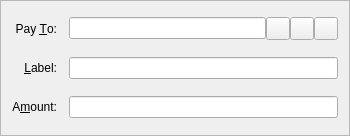
<?xml version="1.0" encoding="UTF-8"?>
<ui version="4.0">
 <class>SendCoinsEntry</class>
 <widget class="QFrame" name="SendCoinsEntry">
  <property name="geometry">
   <rect>
    <x>0</x>
    <y>0</y>
    <width>350</width>
    <height>136</height>
   </rect>
  </property>
  <property name="windowTitle">
   <string>Form</string>
  </property>
  <property name="frameShape">
   <enum>QFrame::StyledPanel</enum>
  </property>
  <property name="frameShadow">
   <enum>QFrame::Sunken</enum>
  </property>
  <layout class="QGridLayout" name="gridLayout">
   <property name="spacing">
    <number>12</number>
   </property>
   <item row="5" column="0">
    <widget class="QLabel" name="label">
     <property name="text">
      <string>A&amp;mount:</string>
     </property>
     <property name="alignment">
      <set>Qt::AlignRight|Qt::AlignTrailing|Qt::AlignVCenter</set>
     </property>
     <property name="buddy">
      <cstring>payAmount</cstring>
     </property>
    </widget>
   </item>
   <item row="3" column="0">
    <widget class="QLabel" name="label_2">
     <property name="text">
      <string>Pay &amp;To:</string>
     </property>
     <property name="alignment">
      <set>Qt::AlignRight|Qt::AlignTrailing|Qt::AlignVCenter</set>
     </property>
     <property name="buddy">
      <cstring>payTo</cstring>
     </property>
    </widget>
   </item>
   <item row="5" column="1">
    <widget class="BitcoinAmountField" name="payAmount"/>
   </item>
   <item row="4" column="0">
    <widget class="QLabel" name="label_4">
     <property name="text">
      <string>&amp;Label:</string>
     </property>
     <property name="alignment">
      <set>Qt::AlignRight|Qt::AlignTrailing|Qt::AlignVCenter</set>
     </property>
     <property name="buddy">
      <cstring>addAsLabel</cstring>
     </property>
    </widget>
   </item>
   <item row="3" column="1">
    <layout class="QHBoxLayout" name="payToLayout">
     <property name="spacing">
      <number>0</number>
     </property>
     <item>
      <widget class="QValidatedLineEdit" name="payTo">
       <property name="toolTip">
        <string>The address to send the payment to (e.g. MasterMintExampLeAddressXXXXXeAMYK)</string>
       </property>
       <property name="maxLength">
        <number>80</number>
       </property>
      </widget>
     </item>
     <item>
      <widget class="QToolButton" name="addressBookButton">
       <property name="toolTip">
        <string>Choose address from address book</string>
       </property>
       <property name="text">
        <string/>
       </property>
       <property name="icon">
        <iconset resource="../bitcoin.qrc">
         <normaloff>:/icons/address-book</normaloff>:/icons/address-book</iconset>
       </property>
       <property name="shortcut">
        <string>Alt+A</string>
       </property>
      </widget>
     </item>
     <item>
      <widget class="QToolButton" name="pasteButton">
       <property name="toolTip">
        <string>Paste address from clipboard</string>
       </property>
       <property name="text">
        <string/>
       </property>
       <property name="icon">
        <iconset resource="../bitcoin.qrc">
         <normaloff>:/icons/editpaste</normaloff>:/icons/editpaste</iconset>
       </property>
       <property name="shortcut">
        <string>Alt+P</string>
       </property>
      </widget>
     </item>
     <item>
      <widget class="QToolButton" name="deleteButton">
       <property name="toolTip">
        <string>Remove this recipient</string>
       </property>
       <property name="text">
        <string/>
       </property>
       <property name="icon">
        <iconset resource="../bitcoin.qrc">
         <normaloff>:/icons/remove</normaloff>:/icons/remove</iconset>
       </property>
      </widget>
     </item>
    </layout>
   </item>
   <item row="4" column="1">
    <widget class="QValidatedLineEdit" name="addAsLabel">
     <property name="toolTip">
      <string>Enter a label for this address to add it to your address book</string>
     </property>
    </widget>
   </item>
  </layout>
 </widget>
 <customwidgets>
  <customwidget>
   <class>QValidatedLineEdit</class>
   <extends>QLineEdit</extends>
   <header>qvalidatedlineedit.h</header>
  </customwidget>
  <customwidget>
   <class>BitcoinAmountField</class>
   <extends>QLineEdit</extends>
   <header>bitcoinamountfield.h</header>
   <container>1</container>
  </customwidget>
 </customwidgets>
 <resources>
  <include location="../bitcoin.qrc"/>
 </resources>
 <connections/>
</ui>
